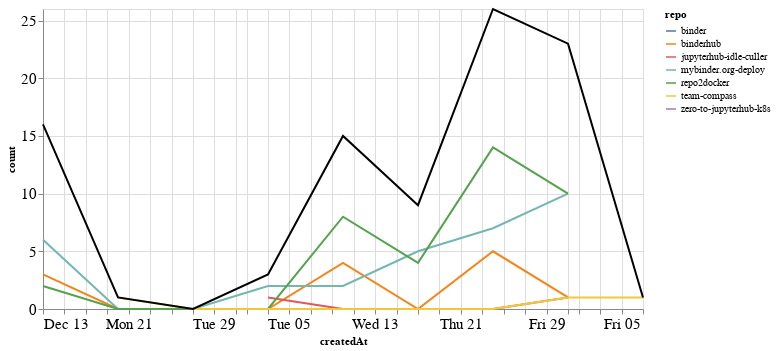

The notebook cell saved with this chart:
### Markdown cell above
### Comments

### Code cell
comments_time = comments.groupby('repo').resample('W', on='createdAt').count()['author'].reset_index()
comments_time = comments_time.rename(columns={'author': 'count'})
comments_time_total = comments_time.groupby('createdAt').agg({"count": "sum"}).reset_index()
ch1 = alt.Chart(comments_time, width=600).mark_line().encode(
    x='createdAt',
    y='count',
    color='repo',
    tooltip="repo"
)

ch2 = alt.Chart(comments_time_total, width=600).mark_line(color="black").encode(
    x='createdAt',
    y='count',
)

ch1 + ch2

### Figure 1 — Vega-Lite specification as saved in the notebook (floating-point values rounded to 4 significant figures)
{"config": {"axisLeft": {"labelFontSize": 15}, "axisBottom": {"labelFontSize": 15}}, "layer": [{"data": {"name": "data-b51ab1816eb16b46fb6ccd8117c7ca04"}, "mark": "line", "encoding": {"color": {"type": "nominal", "field": "repo"}, "tooltip": {"type": "nominal", "field": "repo"}, "x": {"type": "temporal", "field": "createdAt"}, "y": {"type": "quantitative", "field": "count"}}, "width": 600}, {"data": {"name": "data-2784601f36a9c453ff95bb29447f084f"}, "mark": {"type": "line", "color": "black"}, "encoding": {"x": {"type": "temporal", "field": "createdAt"}, "y": {"type": "quantitative", "field": "count"}}, "width": 600}], "$schema": "https://vega.github.io/schema/vega-lite/v4.8.1.json", "datasets": {"data-b51ab1816eb16b46fb6ccd8117c7ca04": [{"repo": "binder", "createdAt": "2021-01-10T00:00:00", "count": 1}, {"repo": "binderhub", "createdAt": "2020-12-13T00:00:00", "count": 3}, {"repo": "binderhub", "createdAt": "2020-12-20T00:00:00", "count": 0}, {"repo": "binderhub", "createdAt": "2020-12-27T00:00:00", "count": 0}, {"repo": "binderhub", "createdAt": "2021-01-03T00:00:00", "count": 0}, {"repo": "binderhub", "createdAt": "2021-01-10T00:00:00", "count": 4}, {"repo": "binderhub", "createdAt": "2021-01-17T00:00:00", "count": 0}, {"repo": "binderhub", "createdAt": "2021-01-24T00:00:00", "count": 5}, {"repo": "binderhub", "createdAt": "2021-01-31T00:00:00", "count": 1}, {"repo": "jupyterhub-idle-culler", "createdAt": "2021-01-03T00:00:00", "count": 1}, {"repo": "jupyterhub-idle-culler", "createdAt": "2021-01-10T00:00:00", "count": 0}, {"repo": "jupyterhub-idle-culler", "createdAt": "2021-01-17T00:00:00", "count": 0}, {"repo": "jupyterhub-idle-culler", "createdAt": "2021-01-24T00:00:00", "count": 0}, {"repo": "jupyterhub-idle-culler", "createdAt": "2021-01-31T00:00:00", "count": 1}, {"repo": "mybinder.org-deploy", "createdAt": "2020-12-13T00:00:00", "count": 6}, {"repo": "mybinder.org-deploy", "createdAt": "2020-12-20T00:00:00", "count": 0}, {"repo": "mybinder.org-deploy", "createdAt": "2020-12-27T00:00:00", "count": 0}, {"repo": "mybinder.org-deploy", "createdAt": "2021-01-03T00:00:00", "count": 2}, {"repo": "mybinder.org-deploy", "createdAt": "2021-01-10T00:00:00", "count": 2}, {"repo": "mybinder.org-deploy", "createdAt": "2021-01-17T00:00:00", "count": 5}, {"repo": "mybinder.org-deploy", "createdAt": "2021-01-24T00:00:00", "count": 7}, {"repo": "mybinder.org-deploy", "createdAt": "2021-01-31T00:00:00", "count": 10}, {"repo": "repo2docker", "createdAt": "2020-12-13T00:00:00", "count": 2}, {"repo": "repo2docker", "createdAt": "2020-12-20T00:00:00", "count": 0}, {"repo": "repo2docker", "createdAt": "2020-12-27T00:00:00", "count": 0}, {"repo": "repo2docker", "createdAt": "2021-01-03T00:00:00", "count": 0}, {"repo": "repo2docker", "createdAt": "2021-01-10T00:00:00", "count": 8}, {"repo": "repo2docker", "createdAt": "2021-01-17T00:00:00", "count": 4}, {"repo": "repo2docker", "createdAt": "2021-01-24T00:00:00", "count": 14}, {"repo": "repo2docker", "createdAt": "2021-01-31T00:00:00", "count": 10}, {"repo": "team-compass", "createdAt": "2020-12-20T00:00:00", "count": 1}, {"repo": "team-compass", "createdAt": "2020-12-27T00:00:00", "count": 0}, {"repo": "team-compass", "createdAt": "2021-01-03T00:00:00", "count": 0}, {"repo": "team-compass", "createdAt": "2021-01-10T00:00:00", "count": 0}, {"repo": "team-compass", "createdAt": "2021-01-17T00:00:00", "count": 0}, {"repo": "team-compass", "createdAt": "2021-01-24T00:00:00", "count": 0}, {"repo": "team-compass", "createdAt": "2021-01-31T00:00:00", "count": 1}, {"repo": "team-compass", "createdAt": "2021-02-07T00:00:00", "count": 1}, {"repo": "zero-to-jupyterhub-k8s", "createdAt": "2020-12-13T00:00:00", "count": 5}], "data-2784601f36a9c453ff95bb29447f084f": [{"createdAt": "2020-12-13T00:00:00", "count": 16}, {"createdAt": "2020-12-20T00:00:00", "count": 1}, {"createdAt": "2020-12-27T00:00:00", "count": 0}, {"createdAt": "2021-01-03T00:00:00", "count": 3}, {"createdAt": "2021-01-10T00:00:00", "count": 15}, {"createdAt": "2021-01-17T00:00:00", "count": 9}, {"createdAt": "2021-01-24T00:00:00", "count": 26}, {"createdAt": "2021-01-31T00:00:00", "count": 23}, {"createdAt": "2021-02-07T00:00:00", "count": 1}]}}
